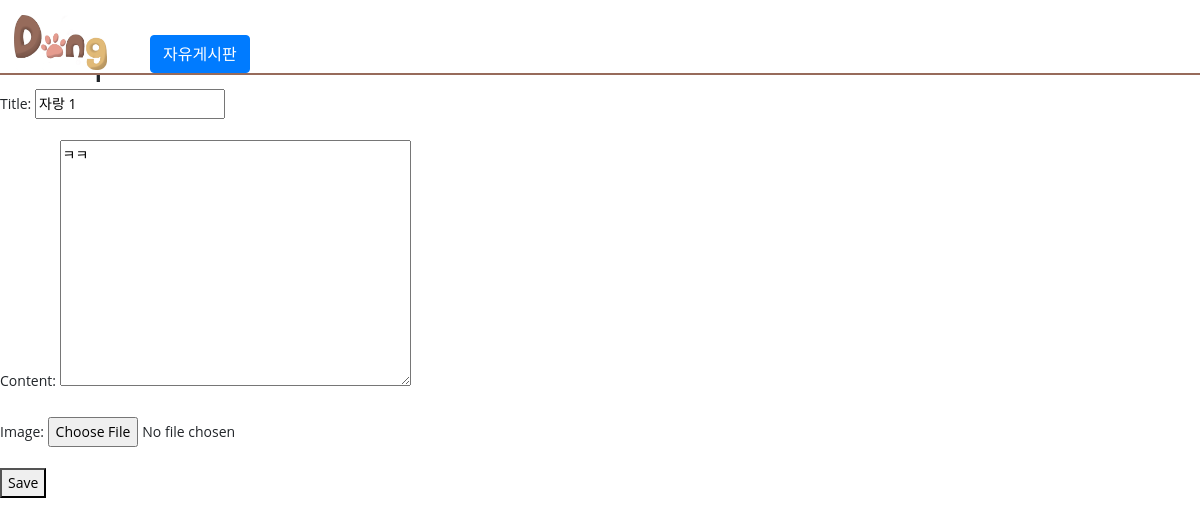
Before: /boardlist/boastboard/boast_post/1/edit/ with the older database file.
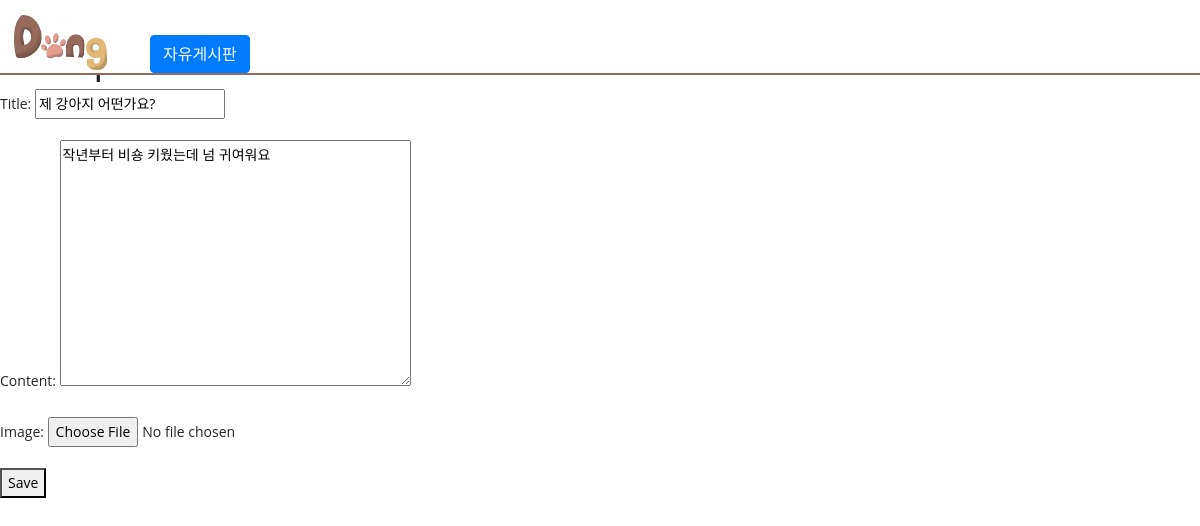
After: the same page with the newer database file.
### boastboard/models.py (models this page shows, shortened)
class BoastPost(models.Model):
    title = models.CharField(max_length=200)  # 게시글 제목
    content = models.TextField()  # 게시글 내용
    created_at = models.DateTimeField(auto_now_add=True)  # 게시일자
    updated_at = models.DateTimeField(auto_now=True)  # 수정일자
    author = models.CharField(max_length=50, null=True, default='')  # 게시글 작성자
    image = models.ImageField(upload_to='images/', blank=True, null=True)  # 이미지를 추가
    liked_num = models.IntegerField(default='0')  # 좋아요 수
    class Meta:
        app_label = 'boastboard'

### boastboard/views.py (the view)
# urls.py: path('boast_post/<int:pk>/edit/', views.boast_post_edit, name='boast_post_edit'),
@method_decorator(csrf_exempt, name='dispatch')
def boast_post_edit(request, pk):
    post = get_object_or_404(BoastPost, pk=pk)
    if request.method == 'POST':
        form = PostForm(request.POST, instance=post)
        if form.is_valid():
            post = form.save()
            return redirect('boast_post_detail', pk=post.pk)
    else:
        form = PostForm(instance=post)
    return render(request, 'boastboard/boast_post_form.html', {'form': form})

### boastboard/forms.py
class PostForm(forms.ModelForm):
    class Meta:
        model = BoastPost
        fields = ['title', 'content', 'image']
    def __init__(self, *args, **kwargs):
        super(PostForm, self).__init__(*args, **kwargs)
        self.fields['title'].widget.attrs['placeholder'] = '제목'
        self.fields['content'].widget.attrs['placeholder'] = '내용을 입력하세요'

### templates/boastboard/boast_post_form.html (shortened to what this page needs)
{% extends 'boastboard/boast_base.html' %}
{% block content %}
<h1>New post</h1>
<form method="post">
    {{ form.as_p }}
    <button type="submit">Save</button>
</form>
{% endblock %}

Changed rows visible on the page:
changed BoastPost: title "자랑 1" → "제 강아지 어떤가요?"; content "ㅋㅋ" → "작년부터 비숑 키웠는데 넘 귀여워요"
